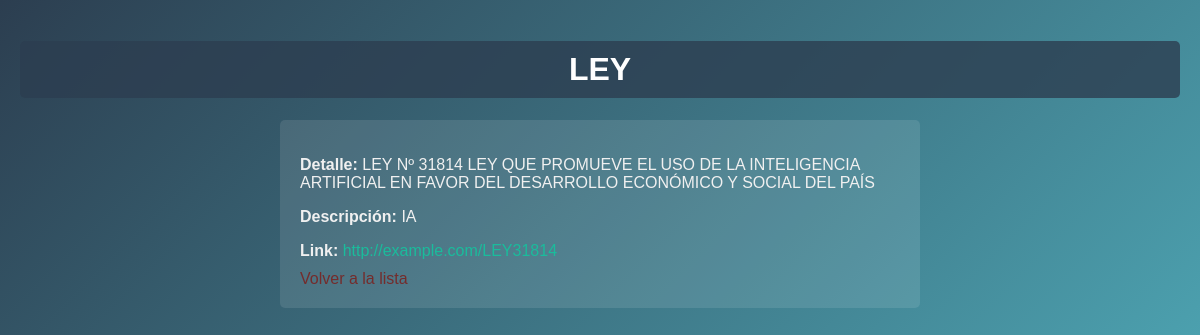
Page /normativas/3/ on the committed database.
### miApp/models.py (models this page shows, shortened)
class Normativa(models.Model):
    tipo = models.CharField(max_length=100)
    detalle = models.CharField(max_length=200)
    descripcion = models.TextField()
    link = models.URLField()

### miApp/views.py (the view)
# urls.py: path('<int:pk>/', NormativaDetailView.as_view(), name='normativa_detail'),
class NormativaDetailView(DetailView):
    model = Normativa
    template_name = 'normativa_detail.html'

### miApp/templates/normativa_detail.html (shortened to what this page needs)
<!DOCTYPE html>
<html>
<head>
    {% load static %}
    <link rel="stylesheet" href="{% static 'css/styles.css' %}">
</head>
<body>
    <h1>{{ object.tipo }}</h1>
    <div class="content">
        <p><strong>Detalle:</strong> {{ object.detalle }}</p>
        <p><strong>Descripción:</strong> {{ object.descripcion }}</p>
        <p><strong>Link:</strong> <a href="{{ object.link }}">{{ object.link }}</a></p>
        <a class="a_cancelar" href="{% url 'normativa_list' %}">Volver a la lista</a>
    </div>
</body>
</html>

### miApp/static/css/styles.css (style rules this page uses)
body { font-family: Arial, sans-serif; background: linear-gradient(135deg, #2c3e50 0%, #4ca1af 100%); margin: 0; padding: 20px; color: #f0f0f0; }
h1 { color: #ffffff; text-align: center; background-color: rgba(44, 62, 80, 0.8); padding: 10px; border-radius: 5px; }
a { text-decoration: none; color: #1abc9c; }
.content { max-width: 600px; margin: 20px auto; padding: 20px; background-color: rgba(255, 255, 255, 0.1); border-radius: 5px; }
.content p { margin-bottom: 10px; }
.a_cancelar { color: rgb(116, 44, 44); text-decoration: none; transition: color 0.3s; }

### rows in the picture
Normativa: tipo "LEY", detalle "LEY Nº 31814 LEY QUE PROMUEVE EL USO DE LA INTELIGENCIA ARTIFICIAL EN FAVOR DEL DESARROLLO ECONÓMICO Y SOCIAL DEL PAÍS", descripcion "IA", link "http://example.com/LEY31814"
